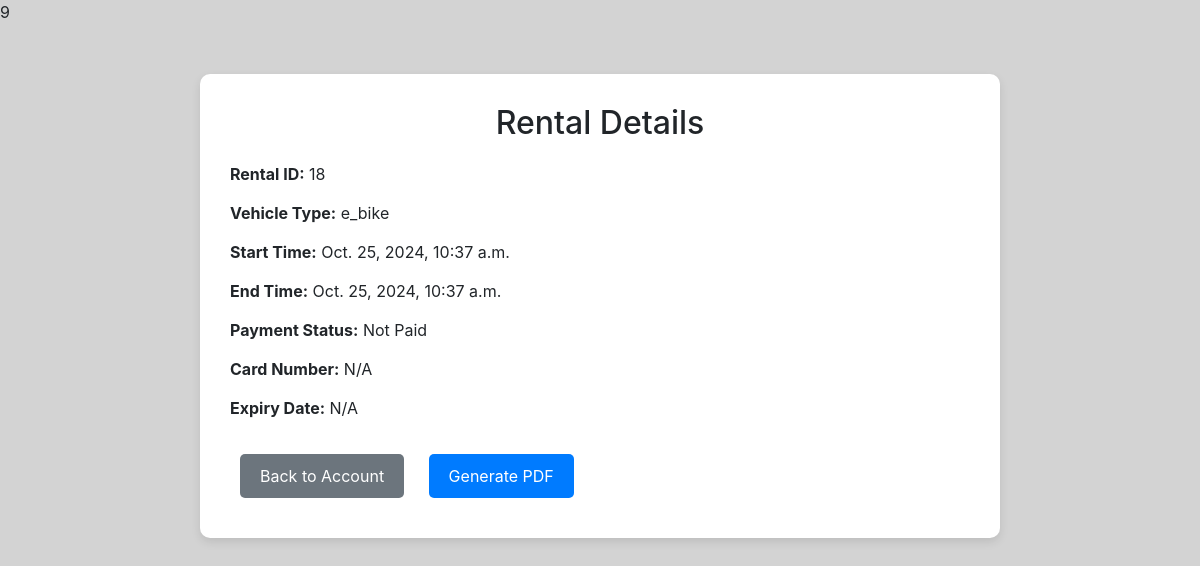
Page /rental_detail/18/ on the committed database.
### carrent/models.py (models this page shows, shortened)
class Rental(models.Model):
    rentalID = models.AutoField(primary_key=True)
    vehicle = models.ForeignKey(Vehicle, on_delete=models.CASCADE)
    customer = models.ForeignKey('auth.User', on_delete=models.CASCADE, related_name='rentals')
    startTime = models.DateTimeField(auto_now_add=True)
    endTime = models.DateTimeField(null=True, blank=True)
    startlocation = models.ForeignKey(Location, on_delete=models.CASCADE, null=True, related_name='start_rentals')
    endlocation = models.ForeignKey(Location, on_delete=models.CASCADE, null=True, related_name='end_rentals')

class Vehicle(models.Model):
    vehicleID = models.AutoField(primary_key=True)
    TYPE_CHOICES = [
        ('e_bike', 'Electric Bike'),
        ('scooter', 'Electric Scooter'),
    ]
    type = models.CharField(max_length=50, choices=TYPE_CHOICES)
    batteryStatus = models.FloatField()
    location = models.ForeignKey(Location, on_delete=models.SET_NULL, null=True)
    isDefective = models.BooleanField(default=False)
    cost_per_minute = models.DecimalField(max_digits=5, decimal_places=2, default=0.2)
    position_x=models.FloatField()
    position_y=models.FloatField()
    range = models.FloatField()

### carrent/views.py (the view)
# urls.py: path('rental_detail/<int:rental_id>/', views.rental_detail_page, name='rental_detail'),
def rental_detail_page(request, rental_id):
    rental = get_object_or_404(Rental, pk=rental_id)
    try:
        payment = Payment.objects.get(rental=rental)
    except Payment.DoesNotExist:
        payment = None
    context = {
        'rental': rental,
        'payment': payment
    }
    return render(request, 'rental_detail.html', context)

### templates/rental_detail.html (shortened to what this page needs)
<!DOCTYPE html>
<html lang="en">
<head>
    <link rel="stylesheet" href="https://stackpath.bootstrapcdn.com/bootstrap/4.5.2/css/bootstrap.min.css">
</head>
<body>
    <div class="container details-container">
        <h1>Rental Details</h1>
        <div class="detail-item">
            <span>Rental ID:</span> {{ rental.rentalID }}
        </div>
        <div class="detail-item">
            <span>Vehicle Type:</span> {{ rental.vehicle.type }}
        </div>
        <div class="detail-item">
            <span>Start Time:</span> {{ rental.startTime }}
        </div>
        <div class="detail-item">
            <span>End Time:</span> {{ rental.endTime }}
        </div>
        <div class="detail-item">
            <span>Payment Status:</span>
            {% if payment and payment.is_paid %}
                Paid ({{ payment.amount }} USD)
            {% else %}
                Not Paid
            {% endif %}
        </div>
        <div class="detail-item">
            <span>Card Number:</span> {% if payment %} {{ payment.cardNumber }} {% else %} N/A {% endif %}
        </div>
        <div class="detail-item">
            <span>Expiry Date:</span> {% if payment %} {{ payment.expiryDate }} {% else %} N/A {% endif %}
        </div>
        <div class="mt-4">
            <a href="{% url 'account' %}" class="btn btn-secondary">Back to Account</a>
            <button id="generate-pdf" class="btn btn-primary">Generate PDF</button>
        </div>
    </div>
</body>
</html>

### templates/rental_detail.html (style rules this page uses)
body { background-color: lightgray; }
.details-container { max-width: 800px; margin: 50px auto; background-color: #ffffff; padding: 30px; border-radius: 10px; box-shadow: 0 4px 10px rgba(0, 0, 0, 0.1); }
h1 { font-size: 2em; text-align: center; margin-bottom: 20px; }
.detail-item { margin-bottom: 15px; }
.detail-item span { font-weight: bold; }
.btn { padding: 10px 20px; margin: 10px; border: none; border-radius: 5px; cursor: pointer; }
.btn-secondary { background-color: #6c757d; color: white; }
.btn-primary { background-color: #007bff; color: white; }

### rows in the picture
Rental: rentalID "18", vehicle.type "e_bike", startTime "Oct. 25, 2024, 10:37 a.m.", endTime "Oct. 25, 2024, 10:37 a.m."
